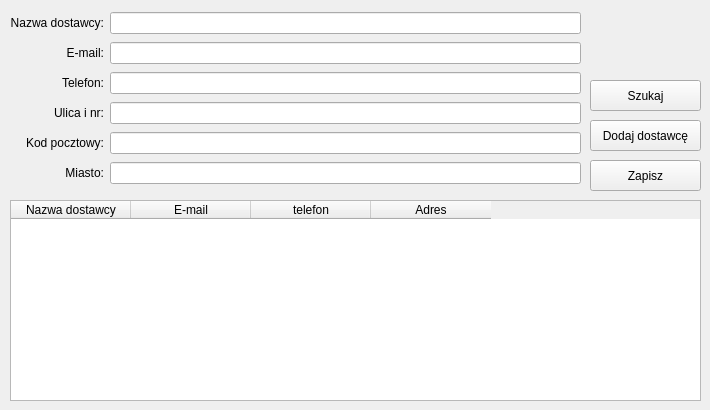
    <widget class="QWidget" name="tab_3">
     <attribute name="title">
      <string>Dostawcy</string>
     </attribute>
     <widget class="QWidget" name="gridLayoutWidget_3">
      <property name="geometry">
       <rect>
        <x>10</x>
        <y>10</y>
        <width>571</width>
        <height>181</height>
       </rect>
      </property>
      <layout class="QGridLayout" name="gridLayout_3">
       <item row="0" column="0">
        <widget class="QLabel" name="label_11">
         <property name="text">
          <string>Nazwa dostawcy:</string>
         </property>
         <property name="alignment">
          <set>Qt::AlignRight|Qt::AlignTrailing|Qt::AlignVCenter</set>
         </property>
        </widget>
       </item>
       <item row="0" column="1">
        <widget class="QLineEdit" name="lineEdit_8"/>
       </item>
       <item row="1" column="0">
        <widget class="QLabel" name="label_12">
         <property name="text">
          <string>E-mail:</string>
         </property>
         <property name="alignment">
          <set>Qt::AlignRight|Qt::AlignTrailing|Qt::AlignVCenter</set>
         </property>
        </widget>
       </item>
       <item row="2" column="0">
        <widget class="QLabel" name="label_13">
         <property name="text">
          <string>Telefon:</string>
         </property>
         <property name="alignment">
          <set>Qt::AlignRight|Qt::AlignTrailing|Qt::AlignVCenter</set>
         </property>
        </widget>
       </item>
       <item row="3" column="0">
        <widget class="QLabel" name="label_14">
         <property name="text">
          <string>Ulica i nr:</string>
         </property>
         <property name="alignment">
          <set>Qt::AlignRight|Qt::AlignTrailing|Qt::AlignVCenter</set>
         </property>
        </widget>
       </item>
       <item row="2" column="1">
        <widget class="QLineEdit" name="lineEdit_10"/>
       </item>
       <item row="4" column="0">
        <widget class="QLabel" name="label_15">
         <property name="text">
          <string>Kod pocztowy:</string>
         </property>
         <property name="alignment">
          <set>Qt::AlignRight|Qt::AlignTrailing|Qt::AlignVCenter</set>
         </property>
        </widget>
       </item>
       <item row="4" column="1">
        <widget class="QLineEdit" name="lineEdit_12"/>
       </item>
       <item row="1" column="1">
        <widget class="QLineEdit" name="lineEdit_9"/>
       </item>
       <item row="3" column="1">
        <widget class="QLineEdit" name="lineEdit_11"/>
       </item>
       <item row="5" column="0">
        <widget class="QLabel" name="label_16">
         <property name="text">
          <string>Miasto:</string>
         </property>
         <property name="alignment">
          <set>Qt::AlignRight|Qt::AlignTrailing|Qt::AlignVCenter</set>
         </property>
        </widget>
       </item>
       <item row="5" column="1">
        <widget class="QLineEdit" name="lineEdit_13"/>
       </item>
      </layout>
     </widget>
     <widget class="QTableWidget" name="tableWidget_3">
      <property name="geometry">
       <rect>
        <x>10</x>
        <y>200</y>
        <width>691</width>
        <height>201</height>
       </rect>
      </property>
      <attribute name="horizontalHeaderDefaultSectionSize">
       <number>120</number>
      </attribute>
      <column>
       <property name="text">
        <string>Nazwa dostawcy</string>
       </property>
      </column>
      <column>
       <property name="text">
        <string>E-mail</string>
       </property>
      </column>
      <column>
       <property name="text">
        <string>telefon</string>
       </property>
      </column>
      <column>
       <property name="text">
        <string>Adres</string>
       </property>
      </column>
     </widget>
     <widget class="QPushButton" name="pushButton_10">
      <property name="geometry">
       <rect>
        <x>590</x>
        <y>120</y>
        <width>111</width>
        <height>31</height>
       </rect>
      </property>
      <property name="text">
       <string>Dodaj dostawcę</string>
      </property>
     </widget>
     <widget class="QPushButton" name="pushButton_11">
      <property name="geometry">
       <rect>
        <x>590</x>
        <y>80</y>
        <width>111</width>
        <height>31</height>
       </rect>
      </property>
      <property name="text">
       <string>Szukaj</string>
      </property>
     </widget>
     <widget class="QPushButton" name="pushButton_12">
      <property name="geometry">
       <rect>
        <x>590</x>
        <y>160</y>
        <width>111</width>
        <height>31</height>
       </rect>
      </property>
      <property name="text">
       <string>Zapisz</string>
      </property>
     </widget>
    </widget>
